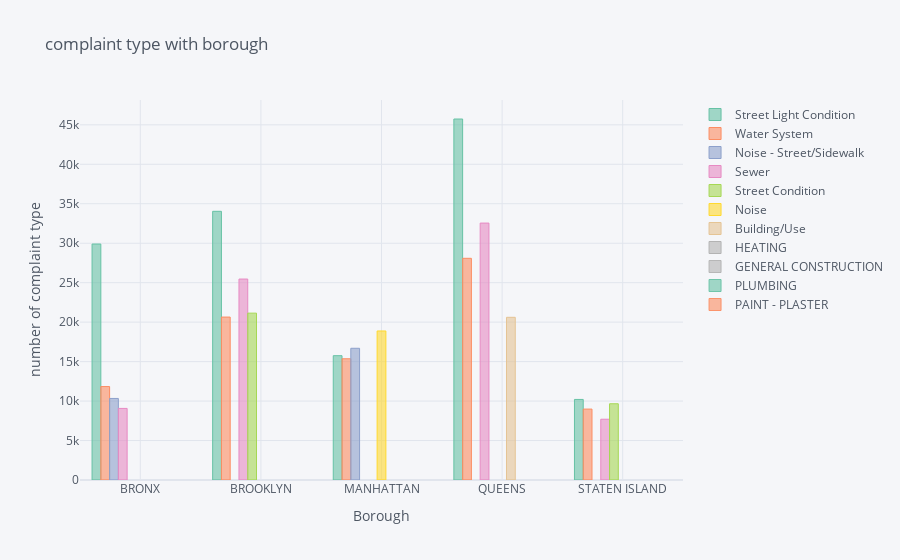

Source (notebook cell):
### Code cell
print('the data for 2005')
show(type_bor_2005)

### Figure 1 — Plotly figure (JSON) as saved in the notebook; plotly's stock layout.template omitted (floating-point values rounded to 4 significant figures)
{"data": [{"marker": {"color": "rgba(102, 194, 165, 0.6)", "line": {"color": "rgba(102, 194, 165, 1.0)", "width": 1}}, "name": "Street Light Condition", "orientation": "v", "text": "", "type": "bar", "x": ["BRONX", "BROOKLYN", "MANHATTAN", "QUEENS", "STATEN ISLAND"], "y": [29898, 34045, 15752, 45740, 10208]}, {"marker": {"color": "rgba(252, 141, 98, 0.6)", "line": {"color": "rgba(252, 141, 98, 1.0)", "width": 1}}, "name": "Water System", "orientation": "v", "text": "", "type": "bar", "x": ["BRONX", "BROOKLYN", "MANHATTAN", "QUEENS", "STATEN ISLAND"], "y": [11839, 20644, 15359, 28090, 8986]}, {"marker": {"color": "rgba(141, 160, 203, 0.6)", "line": {"color": "rgba(141, 160, 203, 1.0)", "width": 1}}, "name": "Noise - Street/Sidewalk", "orientation": "v", "text": "", "type": "bar", "x": ["BRONX", "BROOKLYN", "MANHATTAN", "QUEENS", "STATEN ISLAND"], "y": [10334, "", 16690, "", ""]}, {"marker": {"color": "rgba(231, 138, 195, 0.6)", "line": {"color": "rgba(231, 138, 195, 1.0)", "width": 1}}, "name": "Sewer", "orientation": "v", "text": "", "type": "bar", "x": ["BRONX", "BROOKLYN", "MANHATTAN", "QUEENS", "STATEN ISLAND"], "y": [9070, 25462, "", 32554, 7701]}, {"marker": {"color": "rgba(166, 216, 84, 0.6)", "line": {"color": "rgba(166, 216, 84, 1.0)", "width": 1}}, "name": "Street Condition", "orientation": "v", "text": "", "type": "bar", "x": ["BRONX", "BROOKLYN", "MANHATTAN", "QUEENS", "STATEN ISLAND"], "y": ["", 21142, "", "", 9661]}, {"marker": {"color": "rgba(255, 217, 47, 0.6)", "line": {"color": "rgba(255, 217, 47, 1.0)", "width": 1}}, "name": "Noise", "orientation": "v", "text": "", "type": "bar", "x": ["BRONX", "BROOKLYN", "MANHATTAN", "QUEENS", "STATEN ISLAND"], "y": ["", "", 18882, "", ""]}, {"marker": {"color": "rgba(229, 196, 148, 0.6)", "line": {"color": "rgba(229, 196, 148, 1.0)", "width": 1}}, "name": "Building/Use", "orientation": "v", "text": "", "type": "bar", "x": ["BRONX", "BROOKLYN", "MANHATTAN", "QUEENS", "STATEN ISLAND"], "y": ["", "", "", 20615, ""]}, {"marker": {"color": "rgba(179, 179, 179, 0.6)", "line": {"color": "rgba(179, 179, 179, 1.0)", "width": 1}}, "name": "HEATING", "orientation": "v", "text": "", "type": "bar", "x": ["BRONX", "BROOKLYN", "MANHATTAN", "QUEENS", "STATEN ISLAND"], "y": ["", "", "", "", ""]}, {"marker": {"color": "rgba(179, 179, 179, 0.6)", "line": {"color": "rgba(179, 179, 179, 0.8999999999999999)", "width": 1}}, "name": "GENERAL CONSTRUCTION", "orientation": "v", "text": "", "type": "bar", "x": ["BRONX", "BROOKLYN", "MANHATTAN", "QUEENS", "STATEN ISLAND"], "y": ["", "", "", "", ""]}, {"marker": {"color": "rgba(102, 194, 165, 0.6)", "line": {"color": "rgba(102, 194, 165, 0.8999999999999999)", "width": 1}}, "name": "PLUMBING", "orientation": "v", "text": "", "type": "bar", "x": ["BRONX", "BROOKLYN", "MANHATTAN", "QUEENS", "STATEN ISLAND"], "y": ["", "", "", "", ""]}, {"marker": {"color": "rgba(252, 141, 98, 0.6)", "line": {"color": "rgba(252, 141, 98, 0.8999999999999999)", "width": 1}}, "name": "PAINT - PLASTER", "orientation": "v", "text": "", "type": "bar", "x": ["BRONX", "BROOKLYN", "MANHATTAN", "QUEENS", "STATEN ISLAND"], "y": ["", "", "", "", ""]}], "layout": {"legend": {"bgcolor": "#F5F6F9", "font": {"color": "#4D5663"}}, "paper_bgcolor": "#F5F6F9", "plot_bgcolor": "#F5F6F9", "title": {"font": {"color": "#4D5663"}, "text": "complaint type with borough"}, "xaxis": {"gridcolor": "#E1E5ED", "showgrid": true, "tickfont": {"color": "#4D5663"}, "title": {"font": {"color": "#4D5663"}, "text": "Borough"}, "zerolinecolor": "#E1E5ED"}, "yaxis": {"gridcolor": "#E1E5ED", "showgrid": true, "tickfont": {"color": "#4D5663"}, "title": {"font": {"color": "#4D5663"}, "text": "number of complaint type"}, "zerolinecolor": "#E1E5ED"}}}
